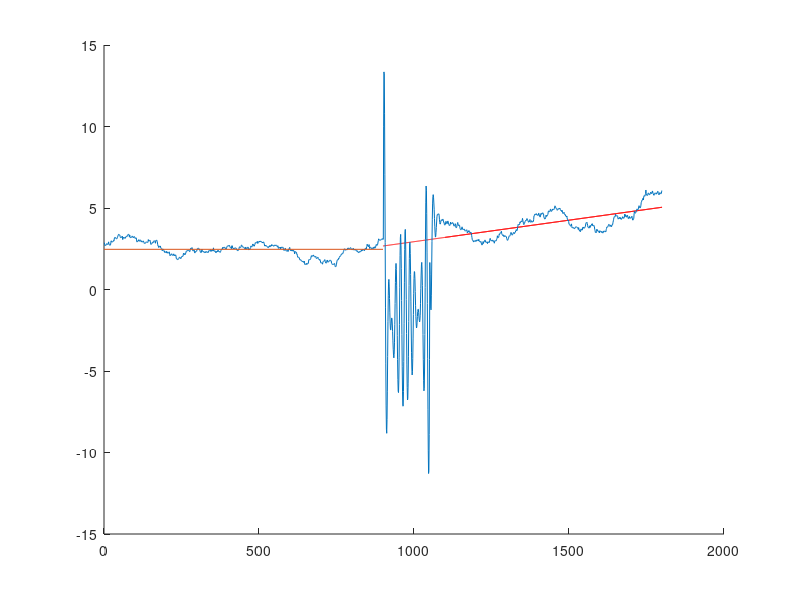

Write the MATLAB code that produced this figure.
close all
clc
load ("WorkspaceForBackground_120_TO_220.mat")
first = phase_error(1:880);
sec = phase_error(1100:end);

K = (mean(sec)-mean(first))/100;

% Fit Data
yrs = 1100:1800;
yrs2 = 900:1800;
b = polyfit(yrs,sec, 1);
fr = polyval(b, yrs);
fr2 = polyval(b, yrs2);
% Plot Data & Fit
figure(1)
hold on
plot(yrs, fr, '-r')
plot(yrs2, fr2, '-r')



plot(phase_error)
line([0,900],[mean(first),mean(first)])

d = mean(sec)-mean(first);
fac = d*0.67;
inc = mean(first)+fac; % AT x  = 1282

T = (1282-900)*0.5;

Kp = T/(K*(30+T*3))
Ki = Kp/T